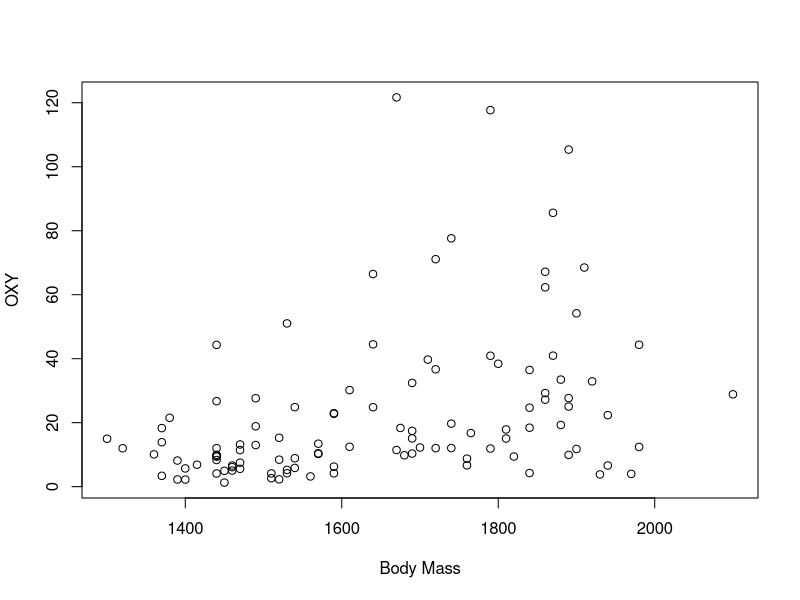
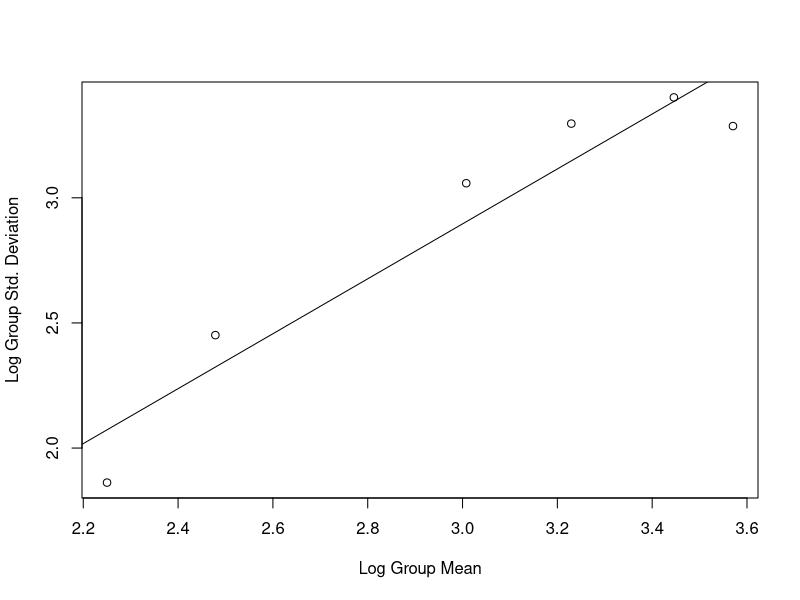
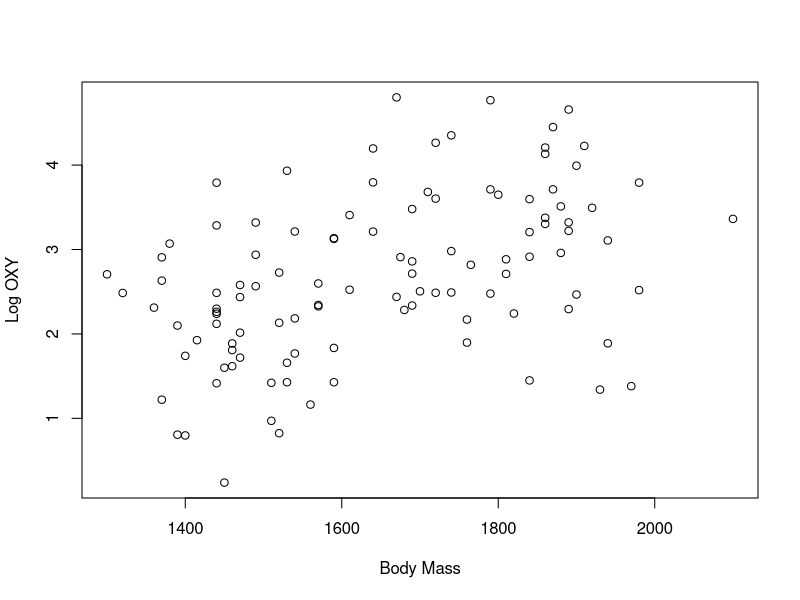
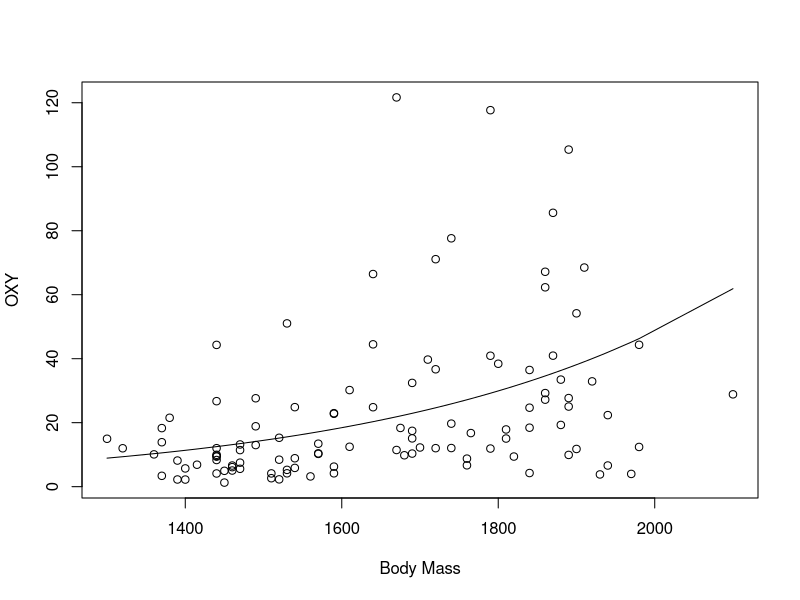
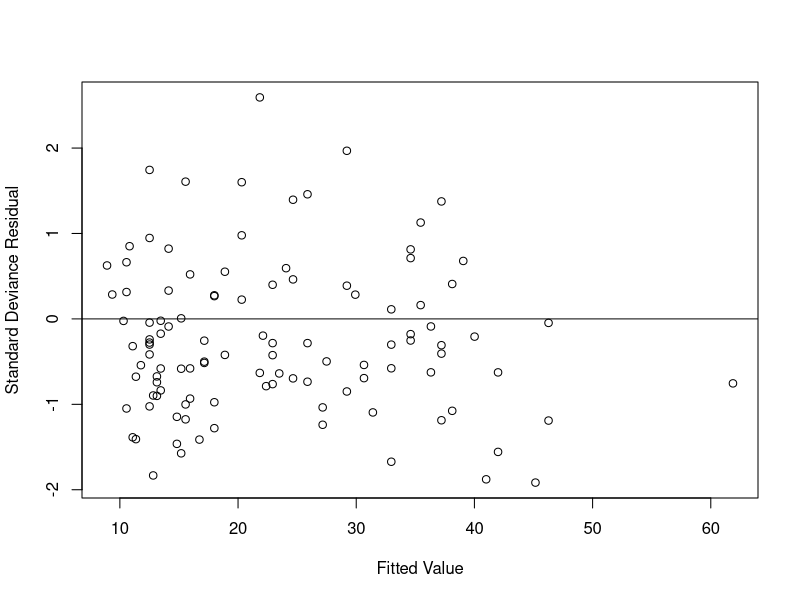
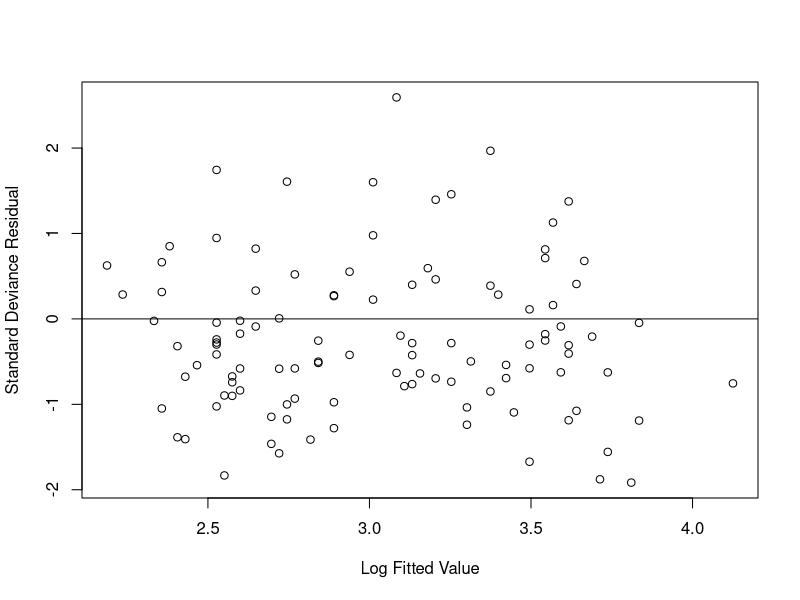
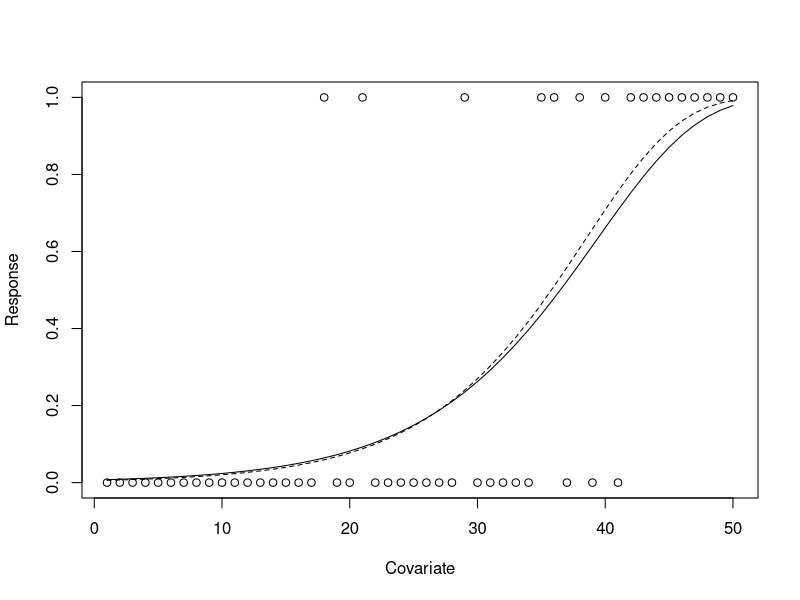
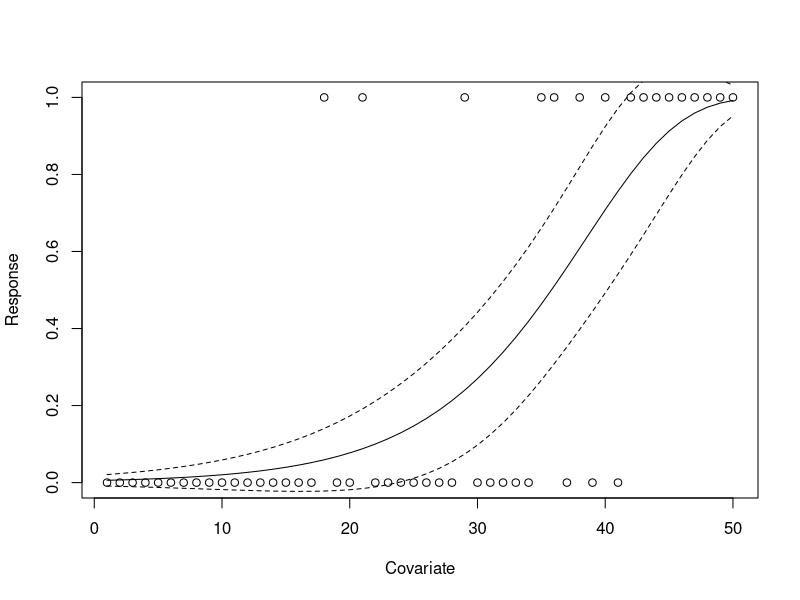

Write the R code that produced these figures, in order.
setwd(dir = "c:/Users/fanne/Desktop/")
basicglm<-function(xmat,y,link,random,startb=0,ns=1,ews=0,pwr=0,outfile=NULL)
{
  op <- options(digits = 7)
  on.exit(options(op))
  xmat<-as.matrix(xmat)
  model.info(xmat,link,random,ews)
  # replace 0s and 1s with near 0s and near 1s for
  # binary and binomial random components
  if(random==1 | random==2 | random==3){ 
    y[y==0]<-0.00001
    y[y==1]<-1-0.00001
  }
  if(length(ews)==1) ews <- rep(1, length(y))
  if(length(ns)==1) ns<-rep(1,length(y))
  if(startb[1]==0) etahat <- starting(y, xmat, link,pwr)
  if(startb[1]!=0) etahat<-xmat%*%startb
  xmat<-as.matrix(xmat)
  y<-as.vector(y)
  estinf <- Fishscorglm(etahat, xmat, y, ns, ews,link, random,pwr)
  etahat <- estinf$etahat
  xtw <- estinf$xtw
  hat<-estinf$hat
  b <- estinf$b
  outs<-dev.info(b,etahat,xmat,y,ns,link,random,xtw,hat,pwr)
  printres(b,outs)
  if(length(outfile)>0) writeres(b, outs,outfile)
  res<-list(estb=b,ests=outs[[2]],vals=outs[[1]],invinf=outs[[3]])
  return(res)
}

#--------------------------------------------------------------
Fishscorglm<-
  function(etahat, x, y, n,ews,link,random,pwr)
  {
    repeat {
      oeh <- etahat
      linkstuff <- link.info(etahat,link,pwr)
      muhat <- linkstuff$mh
      ranstuff <- random.info(muhat, y, n,random)
      w <-1/((linkstuff$dedm^2)*(ranstuff$b2p*(1/ranstuff$a)))
      w <- w * ews
      dimx <- dim(x)
      mw <- matrix(w, dimx[2], dimx[1], byrow = T)
      xtw <- t(x) * mw
      z <- etahat + (y - muhat) * linkstuff[, 2]
      yz <- xtw %*% z
      xz <- xtw %*% x
      b <- solve(xz) %*% yz
      #	cat("New Estimates: ", b, fill = T)
      etahat <- x %*% as.matrix(b)
      if(link == 7)
        etahat <- -1 * abs(etahat)
      if(1e-08 > (sum((etahat - oeh)^2) ^ 0.5))
        break
    }
    xtw2 <- t(x) * (mw^0.5)
    hat <- t(xtw2) %*% solve((xtw %*% x)) %*% xtw2
    result <- list(b=b, etahat=etahat, xtw=xtw, hat=hat)
    return(result)
  }
#-----------------------------------------------------------------
random.info<-function(muhat, y, n, pick)
{
  if(pick == 1) {
    j <- length(y)
    theta <- log(muhat)
    a <- rep(1, j)
    b <- exp(theta)
    b2p <- b
    ytheta <- log(y)
    bytheta <- exp(ytheta)
  }
  else if(pick == 2) {
    j <- length(y)
    theta <- log(muhat) - log(1 - muhat)
    a <- n
    b <- log(exp(theta) + 1)
    et <- exp(theta)
    b2p <- (et/(et + 1)^2)
    ytheta <- log(y) - log(1 - y)
    bytheta <- log(exp(ytheta) + 1)
  }
  else if(pick == 3) {
    j <- length(y)
    theta <- log(muhat) - log(1 - muhat)
    a <- rep(1,j)
    b <- log(exp(theta) + 1)
    et <- exp(theta)
    b2p <- (et/(et + 1)^2)
    ytheta <- log(y) - log(1 - y)
    bytheta <- -1 * log(1 - y)
  }
  else if(pick == 4) {
    j <- length(y)
    theta <- muhat
    a <- rep(1, j)
    b <- 0.5 * (theta^2)
    b2p <- 1
    ytheta <- y
    bytheta <- 0.5 * (y^2)
  }
  else if(pick == 5) {
    j <- length(y)
    theta <- -1/muhat
    a <- rep(1, j)
    b <-  - log( - theta)
    b2p <- 1/(theta^2)
    ytheta <- -1/y
    bytheta <- log(y)
  }
  else if(pick == 6) {
    j <- length(y)
    theta <- -1/(2 * muhat^2)
    a <- rep(1, j)
    b <-  - (-2 * theta)^0.5
    b2p <- (-2 * theta)^-1.5
    ytheta <- -1/(2 * y^2)
    bytheta <-  - (1/y)
  }
  else stop("Random Component Chosen is not Available")
  res<-data.frame(a=a,b=b,b2p=b2p,theta=theta,
                  ytheta=ytheta,bytheta=bytheta)
  return(res)
}
#------------------------------------------------------------------
link.info<-function(etahat,pick,pwr)
{   N<-length(etahat)
if(pick == 1) {
  mh <- etahat
  dedm <- rep(1, N)
}
else if(pick == 2) {
  mh <- exp(etahat)
  dedm <- 1/mh
}
else if(pick == 3) {
  mh <- 1/(1 + exp(-1 * etahat))
  dedm <- 1/(mh * (1 - mh))
}
else if(pick == 4) {
  mh <- exp(-1 * exp(-1 * etahat))
  dedm <- -1/(mh * log(mh))
}
else if(pick == 5) {
  eprt <- exp(exp(etahat))
  mh <- (eprt - 1)/eprt
  dedm <- -1/((1 - mh) * log(1 - mh))
}
else if(pick == 6) {
  mh <- 1/etahat
  dedm <- -1/mh^2
}
else if(pick == 7) {
  #		mh <- (-1/(2 * etahat))^0.5
  mh<-1/sqrt(etahat)
  #		dedm <- (1/(mh^3))
  dedm<--1/(mh^3)
}
else if(pick == 8){
  mh<-etahat^(1/pwr)
  dedm<-pwr*mh^(pwr-1)
}
else stop("Link Function Chosen Is Not Available")
res <- data.frame(mh=mh,dedm=dedm)
return(res)
}

#------------------------------------------------------------------
dev.info<-function(b, etahat, x, y, n, link, random, xtw, hat,pwr)
{
  N<-length(y)
  p<-dim(x)[2]
  final.link <- link.info(etahat,link,pwr)
  fmuhat <- final.link$mh
  final.random <- random.info(fmuhat, y, n,random)
  a<-final.random$a
  #cat("a:",a,fill=T)
  theta<-final.random$theta
  #cat("theta: ",theta,fill=T)
  bt<-final.random$b
  #cat("bt: ",bt,fill=T)
  ty<-final.random$ytheta
  bty<-final.random$bytheta
  Vmu<-final.random$b2p
  rawres <- y - fmuhat
  negres <- rawres < 0
  posres <- rawres > 0
  resign <- (-1 * negres) + posres
  hhs <- diag(hat)
  phi<-1
  if(random>3){
    phi <- (1/(N-p)) * sum((rawres^2)/Vmu)
    phi<-1/phi
  }
  loglik.reduced <- a*phi*((y * theta) - bt)
  #cat("check:",sum(y)*theta[1]-sum(bt),fill=T)
  #cat("ll: ",sum(loglik.reduced),fill=T)
  cc <- cyphi(y, n, phi, random)
  loglik.full <- a*phi*(y * ty - bty)
  loglik.reduced <- sum(loglik.reduced) + sum(cc)
  loglik.full <- sum(loglik.full) + sum(cc)
  deviances <- glm.deviance(fmuhat, y, n, random)
  udev <- sum(deviances)
  sdev<-phi*udev
  devres <- resign * ((phi*deviances)^0.5)
  stdevres <- devres/((1 - hhs)^0.5)
  pearsonres <- rawres/((Vmu/(a*phi))^0.5)
  pcs <- sum(pearsonres^2)
  invinf <- as.matrix((1/phi) * solve(xtw %*% x))
  res1<-data.frame(y=y,muhat=fmuhat,rawres=rawres,devres=devres,
                   stdevres=stdevres,pearsonres=pearsonres)
  res2<-data.frame(phi=phi,loglik.sat=loglik.full,
                   loglik.fitted=loglik.reduced,udev=udev,
                   sdev=sdev,pcs=pcs)
  res<-list(res1,res2,invinf)
  return(res)
}

#------------------------------------------------------------------
glm.deviance<-function(muhat, y, n, pick)
{
  ly <- log(y)
  lm <- log(muhat)
  l1y <- log(1 - y)
  l1m <- log(1 - muhat)
  if(pick == 1) {
    d <- 2 * (y * (ly - lm) - y + muhat)
  }
  else if(pick == 2) {
    d <- 2 * n * (y * (ly - lm) + (1 - y) * (l1y - l1m))
  }
  else if(pick == 3) {
    d <- 2 * (y * (ly - lm) + (1 - y) * (l1y - l1m))
  }
  else if(pick == 4) {
    d <- (y - muhat)^2
  }
  else if(pick == 5) {
    d <- (-2) * ((ly - lm) + (1 - (y/muhat)))
  }
  else if(pick == 6) {
    d <- ((y - muhat)^2)/(y * muhat^2)
  }
  else stop("Deviance not available for random component chosen")
  return(d)
}

#--------------------------------------------------------------------
cyphi<-function(y, n, phi, pick)
{
  if((pick == 1) | (pick == 2) | (pick == 3))
    cc <- 0
  else if(pick == 4) {
    cc <- phi*(-y^2/2)+ 0.5*log(2*pi*(1/phi))
  }
  else if(pick == 5) {
    cc <- phi * log(phi * y) - log(gamma(phi))
  }
  else if(pick == 6) {
    cc <- 0.5 * log(phi) - (phi/(2 * y))
  }
  return(cc)
}
#---------------------------------------------------------------------
printres<-function(b,vals){
  cat("ESTIMATION RESULTS: ",fill=T)
  cat(" ",fill=T)
  cat("Coefficient Estimates: ",b,fill=T)
  cat("Inverse Information: ",fill=T)
  print(vals[[3]])
  cat("Estimated Phi: ",vals[[2]]$phi,fill=T)
  cat("Unscaled Deviance: ",vals[[2]]$udev,fill=T)
  cat("Scaled Deviance: ",vals[[2]]$sdev,fill=T)
  cat("Saturated Model Log Likelihood: ",vals[[2]]$loglik.sat,fill=T)
  cat("Fitted Model Log Likelihood: ",vals[[2]]$loglik.fitted,fill=T)
}
#----------------------------------------------------------------------
simbasicglm<-function(b,xmat,phi,link,random,ns=1,pwr=0){
  N<-dim(xmat)[1]
  etas<-xmat%*%b
  mus<-link.info(etas,link,pwr)$mh
  if(random==1) y<-rpois(N,mus)
  if(random==2) y<-rbinom(N,ns,mus)
  if(random==3) y<-rbinom(N,rep(1,N),mus)
  if(random==4) y<-rnorm(N,mus,sqrt(1/phi))
  if(random==5) y<-rgamma(N,phi,(phi/mus))
  if(random==6) y<-simInvGforglm(mus,phi)
  res<-y
  return(res)
}
#--------------------------------------------------------------------------
model.info<-function(xmat,link,random,ews){
  cat("MODEL DEFINITION:",fill=T)
  if(random==1) cat("Random Component: Poisson",fill=T)
  if(random==2) cat("Random Component: Binomial",fill=T)
  if(random==3) cat("Random Component: Binary",fill=T)
  if(random==4) cat("Random Component: Normal",fill=T)
  if(random==5) cat("Random Component: Gamma",fill=T)
  if(random==6) cat("Random Component: Inverse Gaussian",fill=T)
  cat(" ",fill=T)
  if(link==1) cat("Link Function: Identity",fill=T)
  if(link==2) cat("Link Function: Log",fill=T)
  if(link==3) cat("Link Function: Logit",fill=T)
  if(link==4) cat("Link Function: Log-Log",fill=T)
  if(link==5) cat("Link Function: Complimentary Log-Log",fill=T)
  if(link==6) cat("Link Function: Inverse",fill=T)
  if(link==7) cat("Link Function: Inverse Square",fill=T)
  if(link==8) cat("Link Function: Power", fill=T)
  cat(" ",fill=T)
  cat("Number of Covariates (including intercept): ",dim(xmat)[2],fill=T)
  cat("Number of Observations: ",dim(xmat)[1],fill=T)
  if(length(ews)>1) cat("External Weights are Being Supplied")
  cat(" ",fill=T)
  cat(" ",fill=T)
}
#-------------------------------------------------------------------------
starting<-function(y, x, link,pwr){
  if(link == 1)
    r <- y
  else if(link == 2)
    r <- log(y)
  else if(link == 3)
    #		r <- log(y) - log(1 - y)
    r<-y
  else if(link == 4)
    r <- -1*log(-1*log(y)) 
  else if(link == 5)
    r <- log(1-(log(1 - y)))
  else if(link == 6)
    r <- 1/y
  else if(link == 7)
    r <- -1/(2 * y^2)
  else if(link==8) r<-y^(0.5*pwr)
  else stop("You have not picked a valid link function")
  bs<-solve(t(x)%*%x)%*%t(x)%*%r
  eh <- x %*%bs
  if(link == 7)
    eh <- -1 * abs(eh)
  return(eh)
}
#----------------------------------------------------------------------------
writeres<-function(b, outs,filename){
  indres<-outs[[1]]; vals<-outs[[2]]; invinf<-outs[[3]]
  write("ESTIMATION RESULTS: ",file=filename)
  cat(" ",file=filename,append=T,fill=T)
  write("Coefficient Estimates: ",file=filename,append=T)
  write(b,file=filename,append=T)
  cat(" ",file=filename,append=T,fill=T)
  write("Inverse Information: ",file=filename,append=T)
  write(invinf,file=filename,append=T)
  cat(" ",file=filename,append=T,fill=T)
  write("Estimated Phi:",file=filename,append=T) 
  write(vals$phi,file=filename,append=T)
  cat(" ",file=filename,append=T,fill=T)
  write("Unscaled Deviance:",file=filename,append=T)
  write(vals$udev,file=filename,append=T)
  cat(" ",file=filename,append=T,fill=T)
  write("Scaled Deviance:",file=filename,append=T)
  write(vals$sdev,file=filename,append=T)
  cat(" ",file=filename,append=T,fill=T)
  write("Saturated Model Log Likelihood:",file=filename,append=T)
  write(vals$loglik.sat,file=filename,append=T)
  cat(" ",file=filename,append=T,fill=T)
  write("Fitted Model Log Likelihood:",file=filename,append=T)
  write(vals$loglik.fitted,file=filename,append=T)
  cat(" ",file=filename,append=T,fill=T)
  cat(" ",file=filename,append=T,fill=T)
  #  j<-format(outs[[1]],digits=3)
  write.table(format(indres),row.names=F,quote=F,file=filename,append=T)
  
}

#--------------------------
regmeanvar<-function(x,y,g){
  #group means and variances for regression with
  #one covariate x and response y (both vectors)
  #g is number of groups desired
  #
  #output is data frame with names mean (group means)
  #vars (group variances) and ns (no. observations in group)
  r<-range(x)
  binxint<-round((r[2]-r[1])/g)
  oo<-order(x)
  x<-x[oo]
  y<-y[oo]
  gmns<-NULL; gvs<-NULL; gns<-NULL
  lowt<-min(x)
  cnt<-0
  repeat{
    cnt<-cnt+1
    tint<-lowt+binxint
    tys<-y[(x>lowt)&(x<=tint)]
    tmn<-mean(tys)
    tv<-var(tys)
    gmns<-c(gmns,tmn)
    gvs<-c(gvs,tv)
    gns<-c(gns,length(tys))
    lowt<-tint
    if(cnt==g) break
  }
  res<-data.frame(mean=gmns,vars=gvs,ns=gns)
  return(res)
}

#3.1----------------------------------------------------------


gull <- read.table(file = "./gullsdata.txt", header = T)

oxy <- gull$oxy

bm <- gull$bm

xmat <- matrix(c(rep(1, length(bm)), bm), ncol = 2)

plot(x = bm, y = oxy, xlab = "Body Mass", ylab = "OXY")

j <- regmeanvar(bm, oxy, 6)

plot(log(j$mean),log(sqrt(j$vars)),xlab="Log Group Mean",ylab="Log Group Std. Deviation")

q<-matrix(c(rep(1,length(j$mean)),log(j$mean)),ncol = 2)
linepara <- solve(t(q)%*%q)%*%t(q)%*%log(sqrt(j$vars))
abline(linepara[1], linepara[2])

plot(x = bm, y = log(oxy), xlab = "Body Mass", ylab = "Log OXY")

result <- basicglm(xmat, oxy, 2,5)

plot(x = bm, y = oxy, xlab = "Body Mass", ylab = "OXY")
lines(bm[order(bm)],result$vals$muhat[order(bm)])

plot(result$vals$muhat,result$vals$stdevres, ylab = "Standard Deviance Residual", xlab = "Fitted Value")
abline(0,0)

plot(log(result$vals$muhat),result$vals$stdevres, ylab = "Standard Deviance Residual", xlab = "Log Fitted Value")
abline(0,0)

#3.2-------------------------------

set.seed(1)
xmat<-matrix(c(rep(1,50),1:50),50,2,byrow=F)
eta <- -5 + 0.127 * xmat[,2]

simy <- simbasicglm(c(-5,0.127),xmat,phi = 1,link = 5,random = 3)
result1 <- basicglm(xmat, simy, startb = c(-4, 0.1), 5,3)
plot(x = xmat[,2], y = simy, xlab = "Covariate", ylab = "Response")
lines(xmat[,2], result1$vals$muhat, lty = 2)
lines(xmat[,2], 1-exp(-exp(eta)), lty = 1)

mu <- result1$vals$muhat
Iinverse <- result1$invinf

eta1 <- xmat[,2]*result1$estb[2] + result1$estb[1]

temp <- as.vector(exp(-exp(eta1))*exp(eta1))

D <- matrix(c(temp, temp*xmat[,2]), ncol = 2)

vmu <- diag(D%*%Iinverse%*%t(D))
sdmu <- sqrt(vmu)


lower <- mu - 1.96 * sdmu
upper <- mu + 1.96 * sdmu

plot(x = xmat[,2], y = simy, xlab = "Covariate", ylab = "Response")
lines(xmat[,2], result1$vals$muhat, lty = 1)
lines(xmat[,2],lower, lty = 2)
lines(xmat[,2],upper, lty = 2)

